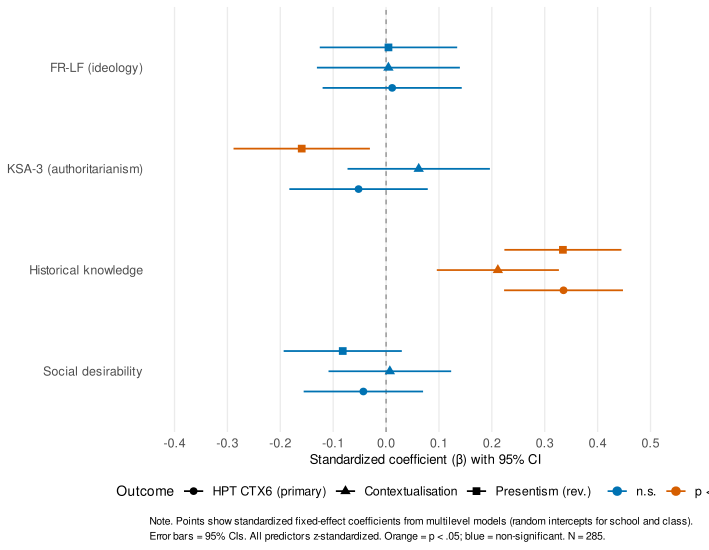

R code for this plot:
# =============================================================================
# FIGURE 4: Forest Plot of Standardized Coefficients from Multilevel Models
#
# Shows fixed-effect estimates (β) with 95% CIs from the base multilevel
# models predicting three HPT outcomes (CTX6, CONT, POP_rev).
# Highlights that ideology (FR-LF, KSA-3) coefficients cluster around zero
# while knowledge (KN) is the only significant predictor.
#
# Output:  trse_outputs/fig04_coefficient_plot.pdf  (vector, 180 × 140 mm)
#          trse_outputs/fig04_coefficient_plot.png  (300 DPI raster)
# =============================================================================

library(dplyr)
library(tidyr)
library(ggplot2)
library(lme4)
library(lmerTest)
library(broom.mixed)
library(janitor)

# ---- 1. Data preparation (mirrors 03_multilevel-models-hypothesis-tests) ----

load("normalised_responses.RData")
stopifnot(exists("normalised_responses"))

dat_raw <- normalised_responses |> clean_names()

school_var <- names(dat_raw)[names(dat_raw) %in% c("school_id", "school")][1]
class_label_var <- names(dat_raw)[names(dat_raw) %in%
  c("classroom_label", "class_label", "class")][1]

dat_raw <- dat_raw |>
  mutate(
    !!school_var := as.factor(.data[[school_var]]),
    !!class_label_var := as.factor(.data[[class_label_var]]),
    class_id = interaction(.data[[school_var]], .data[[class_label_var]],
                           drop = TRUE)
  )

# Item vectors
pop_items  <- paste0("pop", 1:3)
roa_items  <- paste0("roa", 1:3)
cont_items <- paste0("cont", 1:3)
rd_items   <- paste0("rd", 1:3)
ns_items   <- paste0("ns", 1:3)
a_items    <- paste0("a", 1:3)
u_items    <- paste0("u", 1:3)
k_items    <- paste0("k", 1:3)
ksa_items  <- c(a_items, u_items, k_items)
kn_items   <- paste0("kn", 1:6)
sdr_items  <- paste0("sdr", 1:5)

# Reverse POP
dat_raw <- dat_raw |>
  mutate(across(all_of(pop_items), ~ 5 - as.numeric(.), .names = "{.col}_rev"))

# Score and standardize
z <- function(x) as.numeric(scale(x))

dat <- dat_raw |>
  mutate(
    hpt_cont    = rowMeans(across(all_of(cont_items)),       na.rm = TRUE),
    hpt_pop_rev = rowMeans(across(paste0(pop_items, "_rev")), na.rm = TRUE),
    hpt_total   = rowMeans(cbind(hpt_pop_rev, hpt_cont),     na.rm = TRUE),
    frlf_tot    = rowMeans(cbind(
      rowMeans(across(all_of(rd_items)), na.rm = TRUE),
      rowMeans(across(all_of(ns_items)), na.rm = TRUE)
    ), na.rm = TRUE),
    ksa3_tot    = rowMeans(across(all_of(ksa_items)), na.rm = TRUE),
    kn_total    = rowSums(across(all_of(kn_items)),   na.rm = TRUE),
    sdr5_tot    = rowMeans(across(all_of(sdr_items)), na.rm = TRUE)
  ) |>
  mutate(
    z_hpt_total = z(hpt_total),
    z_hpt_cont  = z(hpt_cont),
    z_hpt_pop   = z(hpt_pop_rev),
    z_frlf_tot  = z(frlf_tot),
    z_ksa3_tot  = z(ksa3_tot),
    z_kn_total  = z(kn_total),
    z_sdr5_tot  = z(sdr5_tot)
  ) |>
  drop_na(all_of(c(school_var, "class_id")))

# ---- 2. Fit base models -----------------------------------------------------

dv_list <- c("z_hpt_total", "z_hpt_cont", "z_hpt_pop")
dv_labels <- c("HPT CTX6 (primary)", "Contextualisation", "Presentism (rev.)")

fits <- list()
for (i in seq_along(dv_list)) {
  dv <- dv_list[i]
  form <- as.formula(paste0(
    dv, " ~ z_frlf_tot + z_ksa3_tot + z_kn_total + z_sdr5_tot + (1 | ",
    school_var, ") + (1 | class_id)"
  ))
  fits[[dv_labels[i]]] <- lmer(form, data = dat)
}

# ---- 3. Tidy coefficients ---------------------------------------------------

tidy_df <- bind_rows(
  lapply(names(fits), function(nm) {
    broom.mixed::tidy(fits[[nm]], effects = "fixed", conf.int = TRUE) |>
      filter(term != "(Intercept)") |>
      mutate(outcome = nm)
  })
)

# Clean predictor labels
tidy_df <- tidy_df |>
  mutate(
    predictor = case_when(
      term == "z_frlf_tot" ~ "FR-LF (ideology)",
      term == "z_ksa3_tot" ~ "KSA-3 (authoritarianism)",
      term == "z_kn_total" ~ "Historical knowledge",
      term == "z_sdr5_tot" ~ "Social desirability",
      TRUE ~ term
    ),
    predictor = factor(predictor, levels = rev(c(
      "FR-LF (ideology)", "KSA-3 (authoritarianism)",
      "Historical knowledge", "Social desirability"
    ))),
    outcome = factor(outcome, levels = dv_labels),
    significant = p.value < .05
  )

# ---- 4. Build figure ---------------------------------------------------------

# Colour: significant vs non-significant
cols <- c("TRUE" = "#D55E00", "FALSE" = "#0072B2")

fig4 <- ggplot(tidy_df, aes(x = estimate, y = predictor,
                             colour = significant, shape = outcome)) +
  geom_vline(xintercept = 0, linetype = "dashed", colour = "grey50",
             linewidth = 0.4) +
  geom_pointrange(aes(xmin = conf.low, xmax = conf.high),
                  position = position_dodge(width = 0.6),
                  size = 0.5, linewidth = 0.6) +
  scale_colour_manual(
    values = cols,
    labels = c("TRUE" = "p < .05", "FALSE" = "n.s."),
    name = NULL
  ) +
  scale_shape_manual(
    values = c(16, 17, 15),
    name = "Outcome"
  ) +
  scale_x_continuous(
    limits = c(-0.4, 0.55),
    breaks = seq(-0.4, 0.5, by = 0.1)
  ) +
  labs(
    x = "Standardized coefficient (\u03b2) with 95% CI",
    y = NULL
  ) +
  theme_minimal(base_size = 10) +
  theme(
    legend.position = "bottom",
    legend.margin = margin(t = -2),
    legend.text = element_text(size = 9),
    legend.box = "horizontal",
    panel.grid.minor = element_blank(),
    panel.grid.major.y = element_blank(),
    axis.text = element_text(size = 9),
    axis.title.x = element_text(size = 9.5),
    plot.caption = element_text(size = 7.5, hjust = 0, lineheight = 1.2,
                                margin = margin(t = 10))
  ) +
  labs(
    caption = paste0(
      "Note. Points show standardized fixed-effect coefficients from ",
      "multilevel models (random intercepts for school and class).\n",
      "Error bars = 95% CIs. All predictors z-standardized. ",
      "Orange = p < .05; blue = non-significant. N = 285."
    )
  )

# ---- 5. Save -----------------------------------------------------------------

ggsave("trse_outputs/fig04_coefficient_plot.pdf", fig4,
       width = 180, height = 140, units = "mm", device = cairo_pdf)

ggsave("trse_outputs/fig04_coefficient_plot.png", fig4,
       width = 180, height = 140, units = "mm", dpi = 300)

cat("Figure 4 saved to trse_outputs/\n")
